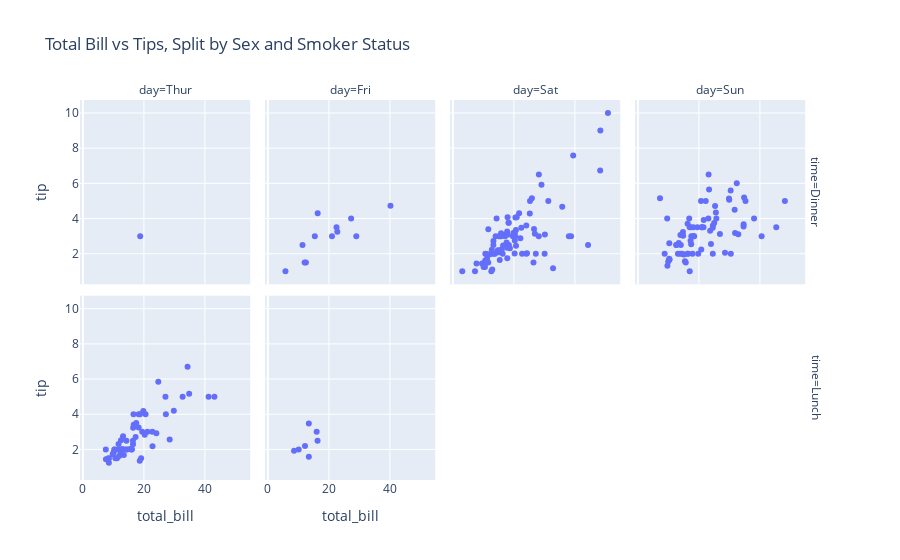

The code cell stored with this chart in its notebook:
### Code cell
fig = px.scatter(
    data_frame = df,
    x = 'total_bill',
    y = 'tip',
    # color = 'sex',
    facet_col = 'day',
    facet_row = 'time',
    category_orders={'day': ['Thur', 'Fri', 'Sat', 'Sun']},
    title = 'Total Bill vs Tips, Split by Sex and Smoker Status'
)

fig.show()

### Figure 1 — Plotly figure (JSON) as saved in the notebook; plotly's stock layout.template omitted (floating-point values rounded to 4 significant figures)
{"data": [{"hovertemplate": "time=Dinner<br>day=Thur<br>total_bill=%{x}<br>tip=%{y}<extra></extra>", "legendgroup": "", "marker": {"color": "#636efa", "symbol": "circle"}, "mode": "markers", "name": "", "orientation": "v", "showlegend": false, "type": "scatter", "x": [18.78], "xaxis": "x5", "y": [3], "yaxis": "y5"}, {"hovertemplate": "time=Dinner<br>day=Fri<br>total_bill=%{x}<br>tip=%{y}<extra></extra>", "legendgroup": "", "marker": {"color": "#636efa", "symbol": "circle"}, "mode": "markers", "name": "", "orientation": "v", "showlegend": false, "type": "scatter", "x": [28.97, 22.49, 5.75, 16.32, 22.75, 40.17, 27.28, 12.03, 21.01, 12.46, 11.35, 15.38], "xaxis": "x6", "y": [3, 3.5, 1, 4.3, 3.25, 4.73, 4, 1.5, 3, 1.5, 2.5, 3], "yaxis": "y6"}, {"hovertemplate": "time=Dinner<br>day=Sat<br>total_bill=%{x}<br>tip=%{y}<extra></extra>", "legendgroup": "", "marker": {"color": "#636efa", "symbol": "circle"}, "mode": "markers", "name": "", "orientation": "v", "showlegend": false, "type": "scatter", "x": [20.65, 17.92, 20.29, 15.77, 39.42, 19.82, 17.81, 13.37, 12.69, 21.7, 19.65, 9.55, 18.35, 15.06, 20.69, 17.78, 24.06, 16.31, 16.93, 18.69, 31.27, 16.04, 38.01, 26.41, 11.24, 48.27, 20.29, 13.81, 11.02, 18.29, 17.59, 20.08, 16.45, 3.07, 20.23, 15.01, 12.02, 17.07, 26.86, 25.28, 14.73, 10.51, 17.92, 44.3, 22.42, 20.92, 15.36, 20.49, 25.21, 18.24, 14.31, 14, 7.25, 10.59, 10.63, 50.81, 15.81, 26.59, 38.73, 24.27, 12.76, 30.06, 25.89, 48.33, 13.27, 28.17, 12.9, 28.15, 11.59, 7.74, 30.14, 20.45, 13.28, 22.12, 24.01, 15.69, 11.61, 10.77, 15.53, 10.07, 12.6, 32.83, 35.83, 29.03, 27.18, 22.67, 17.82], "xaxis": "x7", "y": [3.35, 4.08, 2.75, 2.23, 7.58, 3.18, 2.34, 2, 2, 4.3, 3, 1.45, 2.5, 3, 2.45, 3.27, 3.6, 2, 3.07, 2.31, 5, 2.24, 3, 1.5, 1.76, 6.73, 3.21, 2, 1.98, 3.76, 2.64, 3.15, 2.47, 1, 2.01, 2.09, 1.97, 3, 3.14, 5, 2.2, 1.25, 3.08, 2.5, 3.48, 4.08, 1.64, 4.06, 4.29, 3.76, 4, 3, 1, 1.61, 2, 10, 3.16, 3.41, 3, 2.03, 2.23, 2, 5.16, 9, 2.5, 6.5, 1.1, 3, 1.5, 1.44, 3.09, 3, 2.72, 2.88, 2, 3, 3.39, 1.47, 3, 1.25, 1, 1.17, 4.67, 5.92, 2, 2, 1.75], "yaxis": "y7"}, {"hovertemplate": "time=Dinner<br>day=Sun<br>total_bill=%{x}<br>tip=%{y}<extra></extra>", "legendgroup": "", "marker": {"color": "#636efa", "symbol": "circle"}, "mode": "markers", "name": "", "orientation": "v", "showlegend": false, "type": "scatter", "x": [16.99, 10.34, 21.01, 23.68, 24.59, 25.29, 8.77, 26.88, 15.04, 14.78, 10.27, 35.26, 15.42, 18.43, 14.83, 21.58, 10.33, 16.29, 16.97, 17.46, 13.94, 9.68, 30.4, 18.29, 22.23, 32.4, 28.55, 18.04, 12.54, 10.29, 34.81, 9.94, 25.56, 19.49, 38.07, 23.95, 25.71, 17.31, 29.93, 14.07, 13.13, 17.26, 24.55, 19.77, 29.85, 48.17, 25, 13.39, 16.49, 21.5, 12.66, 16.21, 13.81, 17.51, 24.52, 20.76, 31.71, 7.25, 31.85, 16.82, 32.9, 17.89, 14.48, 9.6, 34.63, 34.65, 23.33, 45.35, 23.17, 40.55, 20.69, 20.9, 30.46, 18.15, 23.1, 15.69], "xaxis": "x8", "y": [1.01, 1.66, 3.5, 3.31, 3.61, 4.71, 2, 3.12, 1.96, 3.23, 1.71, 5, 1.57, 3, 3.02, 3.92, 1.67, 3.71, 3.5, 2.54, 3.06, 1.32, 5.6, 3, 5, 6, 2.05, 3, 2.5, 2.6, 5.2, 1.56, 4.34, 3.51, 4, 2.55, 4, 3.5, 5.07, 2.5, 2, 2.74, 2, 2, 5.14, 5, 3.75, 2.61, 2, 3.5, 2.5, 2, 2, 3, 3.48, 2.24, 4.5, 5.15, 3.18, 4, 3.11, 2, 2, 4, 3.55, 3.68, 5.65, 3.5, 6.5, 3, 5, 3.5, 2, 3.5, 4, 1.5], "yaxis": "y8"}, {"hovertemplate": "time=Lunch<br>day=Thur<br>total_bill=%{x}<br>tip=%{y}<extra></extra>", "legendgroup": "", "marker": {"color": "#636efa", "symbol": "circle"}, "mode": "markers", "name": "", "orientation": "v", "showlegend": false, "type": "scatter", "x": [27.2, 22.76, 17.29, 19.44, 16.66, 10.07, 32.68, 15.98, 34.83, 13.03, 18.28, 24.71, 21.16, 10.65, 12.43, 24.08, 11.69, 13.42, 14.26, 15.95, 12.48, 29.8, 8.52, 14.52, 11.38, 22.82, 19.08, 20.27, 11.17, 12.26, 18.26, 8.51, 10.33, 14.15, 16, 13.16, 17.47, 34.3, 41.19, 27.05, 16.43, 8.35, 18.64, 11.87, 9.78, 7.51, 19.81, 28.44, 15.48, 16.58, 7.56, 10.34, 43.11, 13, 13.51, 18.71, 12.74, 13, 16.4, 20.53, 16.47], "xaxis": "x", "y": [4, 3, 2.71, 3, 3.4, 1.83, 5, 2.03, 5.17, 2, 4, 5.85, 3, 1.5, 1.8, 2.92, 2.31, 1.68, 2.5, 2, 2.52, 4.2, 1.48, 2, 2, 2.18, 1.5, 2.83, 1.5, 2, 3.25, 1.25, 2, 2, 2, 2.75, 3.5, 6.7, 5, 5, 2.3, 1.5, 1.36, 1.63, 1.73, 2, 4.19, 2.56, 2.02, 4, 1.44, 2, 5, 2, 2, 4, 2.01, 2, 2.5, 4, 3.23], "yaxis": "y"}, {"hovertemplate": "time=Lunch<br>day=Fri<br>total_bill=%{x}<br>tip=%{y}<extra></extra>", "legendgroup": "", "marker": {"color": "#636efa", "symbol": "circle"}, "mode": "markers", "name": "", "orientation": "v", "showlegend": false, "type": "scatter", "x": [12.16, 13.42, 8.58, 15.98, 13.42, 16.27, 10.09], "xaxis": "x2", "y": [2.2, 3.48, 1.92, 3, 1.58, 2.5, 2], "yaxis": "y2"}], "layout": {"annotations": [{"font": {}, "showarrow": false, "text": "day=Thur", "x": 0.115, "xanchor": "center", "xref": "paper", "y": 1, "yanchor": "bottom", "yref": "paper"}, {"font": {}, "showarrow": false, "text": "day=Fri", "x": 0.365, "xanchor": "center", "xref": "paper", "y": 1, "yanchor": "bottom", "yref": "paper"}, {"font": {}, "showarrow": false, "text": "day=Sat", "x": 0.615, "xanchor": "center", "xref": "paper", "y": 1, "yanchor": "bottom", "yref": "paper"}, {"font": {}, "showarrow": false, "text": "day=Sun", "x": 0.865, "xanchor": "center", "xref": "paper", "y": 1, "yanchor": "bottom", "yref": "paper"}, {"font": {}, "showarrow": false, "text": "time=Lunch", "textangle": 90, "x": 0.98, "xanchor": "left", "xref": "paper", "y": 0.2425, "yanchor": "middle", "yref": "paper"}, {"font": {}, "showarrow": false, "text": "time=Dinner", "textangle": 90, "x": 0.98, "xanchor": "left", "xref": "paper", "y": 0.7575, "yanchor": "middle", "yref": "paper"}], "autosize": true, "legend": {"tracegroupgap": 0}, "title": {"text": "Total Bill vs Tips, Split by Sex and Smoker Status"}, "xaxis": {"anchor": "y", "autorange": true, "domain": [0, 0.23], "range": [-1.379, 55.26], "title": {"text": "total_bill"}, "type": "linear"}, "xaxis2": {"anchor": "y2", "autorange": true, "domain": [0.25, 0.48], "matches": "x", "range": [-1.379, 55.26], "title": {"text": "total_bill"}, "type": "linear"}, "xaxis3": {"anchor": "y3", "domain": [0.5, 0.73], "matches": "x", "title": {"text": "total_bill"}}, "xaxis4": {"anchor": "y4", "domain": [0.75, 0.98], "matches": "x", "title": {"text": "total_bill"}}, "xaxis5": {"anchor": "y5", "autorange": true, "domain": [0, 0.23], "matches": "x", "range": [-1.379, 55.26], "showticklabels": false, "type": "linear"}, "xaxis6": {"anchor": "y6", "autorange": true, "domain": [0.25, 0.48], "matches": "x", "range": [-1.379, 55.26], "showticklabels": false, "type": "linear"}, "xaxis7": {"anchor": "y7", "autorange": true, "domain": [0.5, 0.73], "matches": "x", "range": [-1.379, 55.26], "showticklabels": false, "type": "linear"}, "xaxis8": {"anchor": "y8", "autorange": true, "domain": [0.75, 0.98], "matches": "x", "range": [-1.379, 55.26], "showticklabels": false, "type": "linear"}, "yaxis": {"anchor": "x", "autorange": true, "domain": [0, 0.485], "range": [-0.02765, 11.03], "title": {"text": "tip"}, "type": "linear"}, "yaxis2": {"anchor": "x2", "autorange": true, "domain": [0, 0.485], "matches": "y", "range": [-0.02765, 11.03], "showticklabels": false, "type": "linear"}, "yaxis3": {"anchor": "x3", "domain": [0, 0.485], "matches": "y", "showticklabels": false}, "yaxis4": {"anchor": "x4", "domain": [0, 0.485], "matches": "y", "showticklabels": false}, "yaxis5": {"anchor": "x5", "autorange": true, "domain": [0.515, 1], "matches": "y", "range": [-0.02765, 11.03], "title": {"text": "tip"}, "type": "linear"}, "yaxis6": {"anchor": "x6", "autorange": true, "domain": [0.515, 1], "matches": "y", "range": [-0.02765, 11.03], "showticklabels": false, "type": "linear"}, "yaxis7": {"anchor": "x7", "autorange": true, "domain": [0.515, 1], "matches": "y", "range": [-0.02765, 11.03], "showticklabels": false, "type": "linear"}, "yaxis8": {"anchor": "x8", "autorange": true, "domain": [0.515, 1], "matches": "y", "range": [-0.02765, 11.03], "showticklabels": false, "type": "linear"}}}
